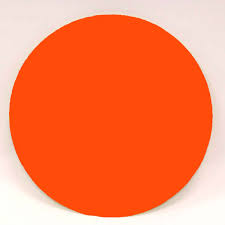
#> input picture circle.jpg, 225 x 225 px
$ python image_avg.py circle.jpg   (Python 2 division)
#> lines starting #> are read from the running program, lines starting #| are printed output that depends on the picture
### graph_util.py
from collections import Counter
import matplotlib as mpl
import matplotlib.pyplot as plt
import matplotlib.image as mpimg

import numpy as np
import math
import copy

from skimage import data, img_as_float,img_as_ubyte
from skimage.color import rgb2lab,lab2rgb, rgb2hsv, hsv2rgb
from skimage.color import deltaE_ciede2000 as deltalab
from skimage.transform import resize

# [18 lines left out: functions delta, colors_are_similar, get_average_color_lab, not called in this run]

def most_common(lst):
    return max(set(lst), key=lst.count)

# [5 lines left out: function get_dominant_color, not called in this run]

def get_average_color(pic, convert_to_hsv=False, fast=False):
#> called with convert_to_hsv = False, fast = False
    if len(pic)>250:
        print "resizing"
        pic = resize(pic, (250,250), mode='nearest')
    if convert_to_hsv:
        new_pic = rgb2hsv(pic)
    else:
        new_pic = pic
    if fast is True:
        c1 = np.median(new_pic[:,:,0])
    else:
        hues = new_pic[:,:,0]
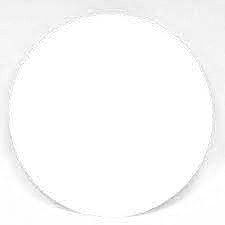
#> hues: shape (225, 225) float64; min 0.667, max 1, mean 0.984
        cnts,hist = np.histogram(hues)
#> cnts = [4, 7, 25, 55, 132, 211, 568, 1693, 9758, 38172]; hist = [0.667, 0.7, 0.733, 0.767, 0.8, 0.833, 0.867, 0.9, 0.933, 0.967, 1]
        idx = np.argmax(cnts)
#> idx = 9
        low = hist[idx]
#> low = 0.967
        high = hist[idx+1]
#> high = 1
        hues1 = hues[np.where(hues>=low)]
        hues2 = hues1[np.where(hues1<=high)]
        #import ipdb; ipdb.set_trace()
        c1 = np.median(hues2)
#> c1 = 1
    c2 = np.average(new_pic[:,:,1])
#> c2 = 0.514
    c3 = np.average(new_pic[:,:,2])
#> c3 = 0.347
    if convert_to_hsv:
        r,g,b = hsv_color_to_rgb(c1,c2,c3, dtype=np.float64)
    else:
        r,g,b=c1,c2,c3
#> r = 1; g = 0.514; b = 0.347
    return r,g,b

def hsv_color_to_rgb(l,a,b,dtype=np.uint8):
    res = hsv2rgb(np.array([[[l,a,b]]],dtype=dtype))
    return tuple(res.flatten())

def rgb_color_to_hsv(r,g,b,dtype=np.uint8):
    res = rgb2hsv(np.array([[[r,g,b]]],dtype=dtype))
    return tuple(res.flatten())
def lab_color_to_rgb(l,a,b,dtype=np.uint8):
    res = lab2rgb(np.array([[[l,a,b]]],dtype=dtype))
    return tuple(res.flatten())

def rgb_color_to_lab(r,g,b,dtype=np.uint8):
    res = rgb2lab(np.array([[[r,g,b]]],dtype=dtype))
    return tuple(res.flatten())

def to_rgb(img):
    res = lab2rgb(img)
    return res

def to_cielab(img):
    return rgb2lab(img_as_float(img))

def get_colors_as_int64(d):
    f = (d[:,:,0].astype(np.int64)<<16) + (d[:,:,1].astype(np.int64)<<8) + d[:,:,2]
    return f

def create_color_img(r,g,b,w=10,h=10, dtype=np.float64):
    d = np.ones((w,h,3),dtype=dtype)
    d[:,:,0] = r
    d[:,:,1] = g
    d[:,:,2] = b
    return d

def plot2(image1, image2, title1="Base", title2="Comparison"):
    fig = plt.figure()
    # this image
    a=fig.add_subplot(2,1,1)
    imgplot = plt.imshow(image1)
    a.set_title(title1)
    # the other image
    a=fig.add_subplot(2,1,2)
    imgplot = plt.imshow(image2)
    a.set_title(title2)
    return fig

# [66 lines left out: functions plot_infos, plot4, not called in this run]

### image_avg.py
import skimage.io as io
import sys
import graph_util as gu
from matplotlib import pyplot as plt
import numpy as np
from skimage import data, img_as_float,img_as_ubyte

# TODO : Find good average colors per image
# and show them (average color and color variance, maybe blurring)
colors = []
for fn in sys.argv[1:]:
    pic = img_as_float(io.imread(fn))
    #pic_lab = gu.to_cielab(pic)
    #pic2= gu.to_rgb(pic_lab)
    #l,a,b = gu.get_average_color(pic_lab)
    r,g,b = gu.get_average_color(pic)
#> r = 1; g = 0.514; b = 0.347
    color = gu.create_color_img(r,g,b)
    colors.append([r,g,b])
    fig = gu.plot2(pic,color)
    #plt.show()

c1 = colors[0]
#> c1 = [1, 0.514, 0.347]
#> (the run stopped early here; a loop or call above may not have finished)
